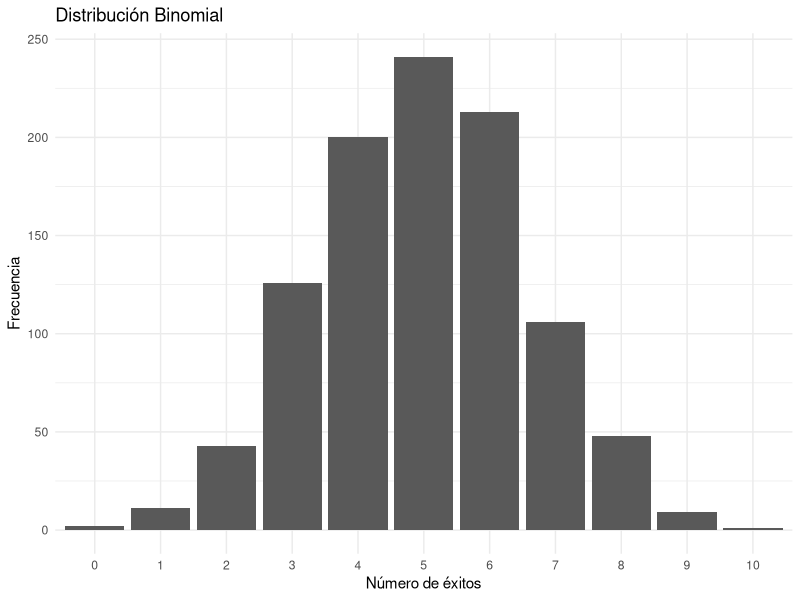
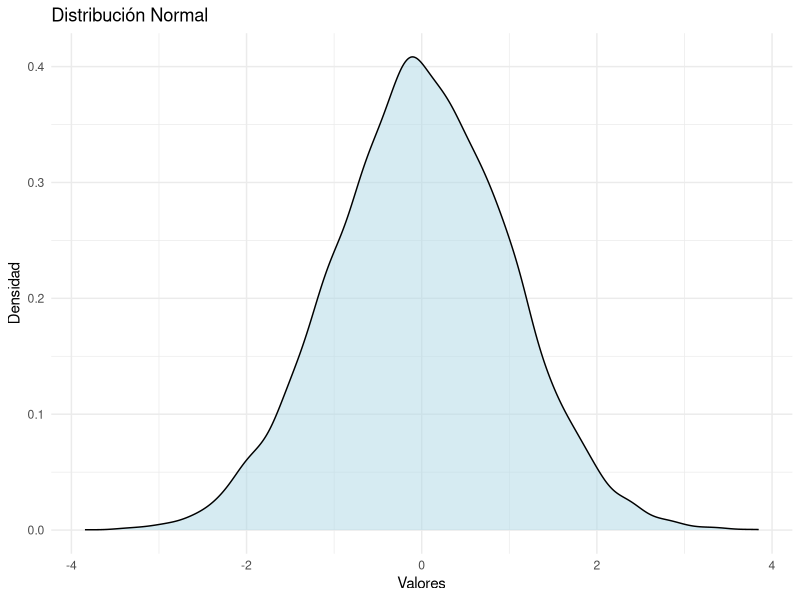
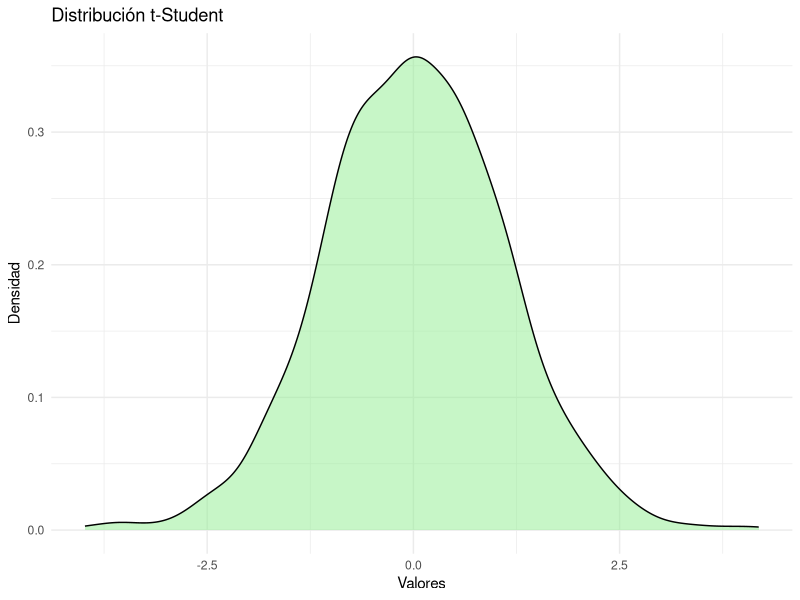
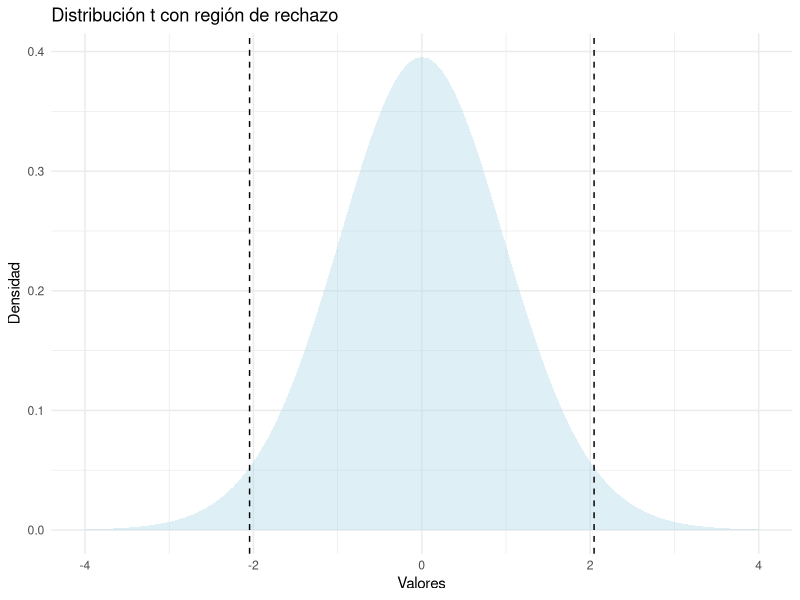

Reproduce these figures in R, in order.
## ---- chunk 1
# Simulación de una distribución binomial
n <- 10  # número de ensayos
p <- 0.5 # probabilidad de éxito

set.seed(123)
binomial_data <- rbinom(1000, size = n, prob = p)

# Graficar la distribución
library(ggplot2)
ggplot(data.frame(x = binomial_data), aes(x = factor(x))) +
  geom_bar() +
  labs(title = "Distribución Binomial", x = "Número de éxitos", y = "Frecuencia") +
  theme_minimal()
## ---- chunk 2
# Simulación de una distribución normal
mu <- 0   # media
sigma <- 1 # desviación estándar

normal_data <- rnorm(10000, mean = mu, sd = sigma)

# Graficar la distribución
ggplot(data.frame(x = normal_data), aes(x = x)) +
  geom_density(fill = "lightblue", alpha = 0.5) +
  labs(title = "Distribución Normal", x = "Valores", y = "Densidad") +
  theme_minimal()
## ---- chunk 3
# Simulación de una distribución t
t_data <- rt(1000, df = 10)

# Graficar la distribución
ggplot(data.frame(x = t_data), aes(x = x)) +
  geom_density(fill = "lightgreen", alpha = 0.5) +
  labs(title = "Distribución t-Student", x = "Valores", y = "Densidad") +
  theme_minimal()
## ---- chunk 4
# Datos simulados
set.seed(123)
sample_data <- rnorm(30, mean = 5, sd = 1)

# Prueba t de una muestra
t_test <- t.test(sample_data, mu = 5)
t_test
## ---- chunk 5
# Gráfico de la distribución t con la región de rechazo
ggplot(data.frame(x = c(-4, 4)), aes(x = x)) +
  stat_function(fun = dt, args = list(df = 29), geom = "area", fill = "lightblue", alpha = 0.4) +
  geom_vline(xintercept = c(-qt(0.975, df = 29), qt(0.975, df = 29)), linetype = "dashed") +
  labs(title = "Distribución t con región de rechazo", x = "Valores", y = "Densidad") +
  theme_minimal()
## ---- chunk 6
# Datos simulados
set.seed(123)
group1 <- rnorm(30, mean = 5, sd = 1)
group2 <- rnorm(30, mean = 6, sd = 1)

# Prueba t para dos muestras independientes
t_test_2 <- t.test(group1, group2)
t_test_2
